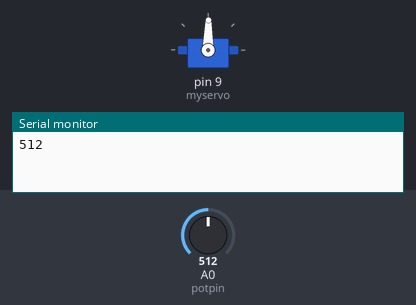
This sketch was run on a simulated Arduino Uno, built with avr-gcc and run on an emulated ATmega328P. Parts: servo, the last lines printed to the serial monitor. The inputs (shaded band) are chosen by the test bench; at power-on: A0 (potpin) = 512.

Above: at 1.2 s.
1.3 s: A0 (potpin) set to 610
At 2.4 s:
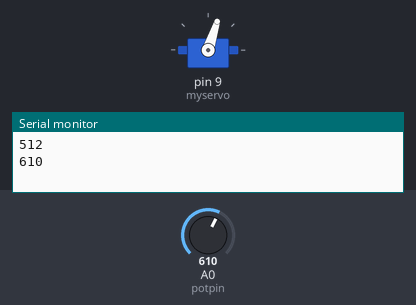
2.8 s: A0 (potpin) set to 716
At 3.3 s:
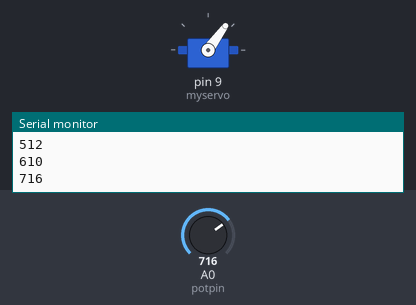
4.3 s: A0 (potpin) set to 810
At 4.8 s:
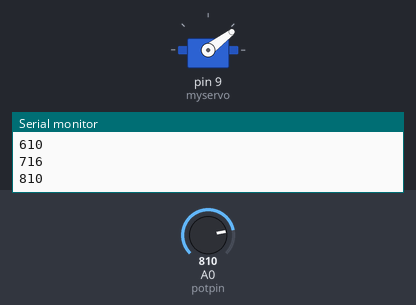
5.8 s: A0 (potpin) set to 1023
At 6.9 s:
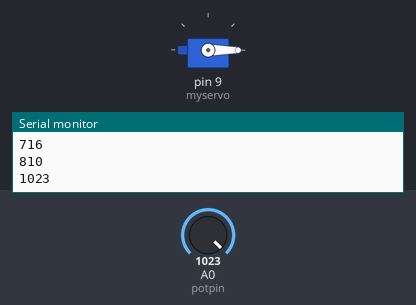
7.3 s: A0 (potpin) set to 306
At 7.8 s:
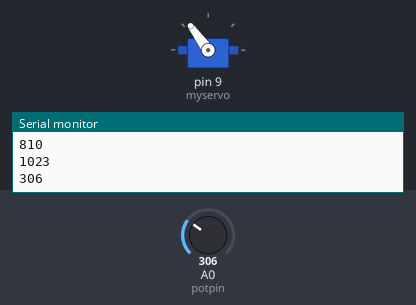
8.8 s: A0 (potpin) set to 122
At 9.3 s:
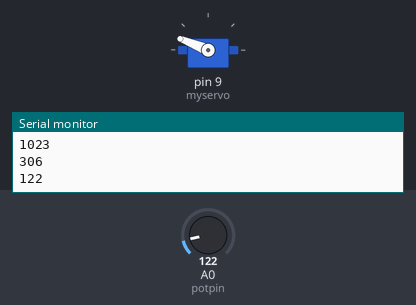
Timing chart, 0 to 11.3 s (numbered marks = the images above; inputs shaded):
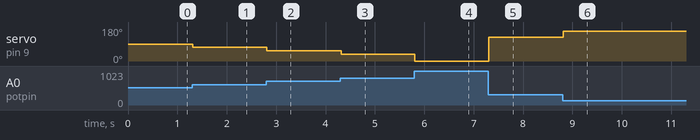

The sketch:

Servo-Knob-For-Calibration.ino
```cpp
/*
 Controlling a servo position using a potentiometer (variable resistor)
 by Michal Rinott <http://people.interaction-ivrea.it/m.rinott>

 modified on 8 Nov 2013
 by Scott Fitzgerald
 http://www.arduino.cc/en/Tutorial/Knob
*/

#include <Servo.h>

Servo myservo;  // create Servo object to control a servo

int lastpotchange = 0;
int potpin = A0;  // analog pin used to connect the potentiometer
int val;          // variable to read the value from the analog pin

void setup() {

  Serial.begin(9600);
  myservo.attach(9);  // attaches the servo on pin 9 to the Servo object
}

void loop() {
  val = analogRead(potpin);  // reads the value of the potentiometer (value between 0 and 1023)
  if (val != lastpotchange) {
    lastpotchange = val;
    Serial.println(String(lastpotchange));
  }
  val = map(val, 1023, 0, 0, 180);  // scale it for use with the servo (value between 0 and 180)
  myservo.write(val);               // sets the servo position according to the scaled value
  delay(15);                        // waits for the servo to get there
}

void EngineTorque(int torque) {
  int val = map(torque, 0, 120, 33, 809);
  myservo.write(val);
}

void TransmissionPressure(int pressure) {
  int val = map(pressure, 0, 150, 9, 288);
  myservo.write(val);
}

void TransmissionTemperature(int temperature) {
  int val = map(temperature, 0, 150, 424, 107);
  myservo.write(val);
}

void EnginePressure(int pressure) {
  int val = map(pressure, 0, 150, 560, 864);
  myservo.write(val);
}

void EngineTemperature(int temperature) {
  int val = map(temperature, 0, 150, 310, 20);
  myservo.write(val);
}

void GasProducer(int gaspercentage) {
  int val = map(gaspercentage, 0, 106, 57, 848);
  myservo.write(val);
}

void EGT(int temperature) {

  if (temperature <= 600) {
    int val = map(temperature, 0, 600, 121, 256);
  } else if (temperature <= 700) {
    int val = map(temperature, 600, 700, 256, 442);
  } else if (temperature <= 800) {
    int val = map(temperature, 700, 800, 442, 656);
  } else  {
    int val = map(temperature, 800, 910, 656, 802);
  }

  myservo.write(val);
}

void FuelPressure(int pressure) {
  int val = map(pressure, 0, 30, 280, 73);
  myservo.write(val);
}

void ElectricalLoad(int load) {
  int val = map(load, 0, 100, 527, 740);
  myservo.write(val);
}

void FuelLevel(int Level) {
  // Note Fuel tank is 75 Gallons
  // So multiplying by 10
  int val = map(Level, 0, 75, 124, 736);
  myservo.write(val);
}

void VSI(int FPM) {
  /*
  -6000 10
  -4000 105
  -2000 268
  -1000 388
  0     498
  1000  620
  2000  728
  4000  866
  6000  952
  */
}

void TurbineSpeed(int Speed) {
  int val = map(Speed, 0, 120, 242, 986);
  myservo.write(val);
}

void RotorSpeed(int Speed) {
  int val = map(Speed, 0, 120, 28, 895);
  myservo.write(val);
}


void Airspeed(int AirSpeed) {

  if (AirSpeed <= 20) {
    int val = map(AirSpeed, 0, 20, 44, 70);
  } else if (AirSpeed <= 80) {
    int val = map(AirSpeed, 20, 80, 70, 531);
  } else if (AirSpeed <= 100) {
    int val = map(AirSpeed, 80, 100, 531, 654);
  } else  {
    int val = map(AirSpeed, 100, 150, 654, 955);
  }

  myservo.write(val);
}
```

Measured:
- after the input at 1.3 s, servo on pin 9 (myservo): 89° → 72° at once
- after the input at 2.8 s, servo on pin 9 (myservo): 72° → 54° at once
- after the input at 4.3 s, servo on pin 9 (myservo): 54° → 37° at once
- after the input at 5.8 s, servo on pin 9 (myservo): 37° → 0° at once
- after the input at 7.3 s, servo on pin 9 (myservo): 0° → 126° at once
- after the input at 8.8 s, servo on pin 9 (myservo): 126° → 158° at once
